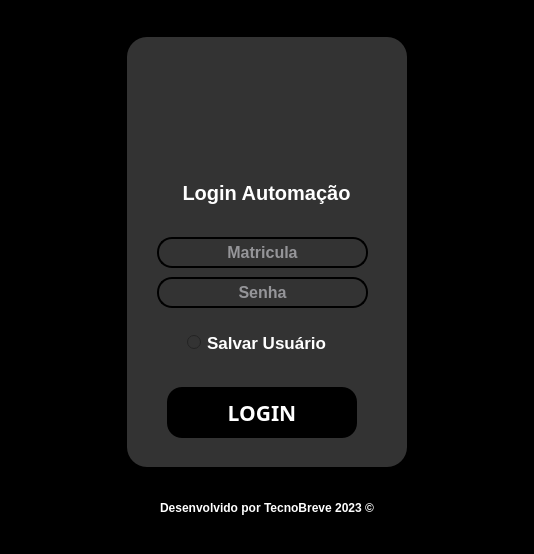
<?xml version="1.0" encoding="UTF-8"?>
<ui version="4.0">
 <class>MainWindow</class>
 <widget class="QMainWindow" name="MainWindow">
  <property name="geometry">
   <rect>
    <x>0</x>
    <y>0</y>
    <width>534</width>
    <height>554</height>
   </rect>
  </property>
  <property name="minimumSize">
   <size>
    <width>300</width>
    <height>450</height>
   </size>
  </property>
  <property name="windowTitle">
   <string>Login</string>
  </property>
  <property name="windowIcon">
   <iconset>
    <normaloff>../img/man.png</normaloff>../img/man.png</iconset>
  </property>
  <property name="styleSheet">
   <string notr="true">background-color: rgb(0, 0, 0);
color: white;</string>
  </property>
  <widget class="QWidget" name="centralwidget">
   <layout class="QGridLayout" name="gridLayout">
    <property name="leftMargin">
     <number>10</number>
    </property>
    <property name="topMargin">
     <number>10</number>
    </property>
    <property name="rightMargin">
     <number>10</number>
    </property>
    <property name="bottomMargin">
     <number>10</number>
    </property>
    <item row="0" column="0">
     <widget class="QFrame" name="frameLogin">
      <property name="maximumSize">
       <size>
        <width>280</width>
        <height>430</height>
       </size>
      </property>
      <property name="contextMenuPolicy">
       <enum>Qt::DefaultContextMenu</enum>
      </property>
      <property name="styleSheet">
       <string notr="true">QFrame{
	background-color: #333;
	border-radius: 20px;
}</string>
      </property>
      <property name="frameShape">
       <enum>QFrame::StyledPanel</enum>
      </property>
      <property name="frameShadow">
       <enum>QFrame::Raised</enum>
      </property>
      <widget class="QLineEdit" name="mat">
       <property name="geometry">
        <rect>
         <x>30</x>
         <y>200</y>
         <width>211</width>
         <height>31</height>
        </rect>
       </property>
       <property name="font">
        <font>
         <pointsize>12</pointsize>
         <weight>75</weight>
         <bold>true</bold>
        </font>
       </property>
       <property name="styleSheet">
        <string notr="true">background-color: rgb(51, 51, 51);
border-color: rgb(0, 0, 0);
border: 2 solid;
color: ghostwhite;
border-radius: 15px;</string>
       </property>
       <property name="maxLength">
        <number>7</number>
       </property>
       <property name="alignment">
        <set>Qt::AlignCenter</set>
       </property>
       <property name="placeholderText">
        <string>Matricula</string>
       </property>
      </widget>
      <widget class="QLineEdit" name="pas">
       <property name="geometry">
        <rect>
         <x>30</x>
         <y>240</y>
         <width>211</width>
         <height>31</height>
        </rect>
       </property>
       <property name="font">
        <font>
         <pointsize>12</pointsize>
         <weight>75</weight>
         <bold>true</bold>
        </font>
       </property>
       <property name="focusPolicy">
        <enum>Qt::StrongFocus</enum>
       </property>
       <property name="styleSheet">
        <string notr="true">background-color: rgb(51, 51, 51);
border-color: rgb(0, 0, 0);
border: 2 solid;
border-radius: 15px;
color: ghostwhite;</string>
       </property>
       <property name="echoMode">
        <enum>QLineEdit::Password</enum>
       </property>
       <property name="alignment">
        <set>Qt::AlignCenter</set>
       </property>
       <property name="placeholderText">
        <string>Senha</string>
       </property>
      </widget>
      <widget class="QPushButton" name="btnLogin">
       <property name="geometry">
        <rect>
         <x>40</x>
         <y>350</y>
         <width>190</width>
         <height>51</height>
        </rect>
       </property>
       <property name="font">
        <font>
         <family>OCR A Extended</family>
         <pointsize>16</pointsize>
         <weight>75</weight>
         <bold>true</bold>
        </font>
       </property>
       <property name="styleSheet">
        <string notr="true">background-color: rgb(0, 0, 0);
color: rgb(255, 255, 255);
border-radius: 15px;</string>
       </property>
       <property name="text">
        <string>LOGIN</string>
       </property>
       <property name="shortcut">
        <string>Return</string>
       </property>
      </widget>
      <widget class="QLabel" name="label">
       <property name="geometry">
        <rect>
         <x>90</x>
         <y>30</y>
         <width>100</width>
         <height>100</height>
        </rect>
       </property>
       <property name="text">
        <string/>
       </property>
       <property name="pixmap">
        <pixmap>../img/man.png</pixmap>
       </property>
       <property name="scaledContents">
        <bool>true</bool>
       </property>
      </widget>
      <widget class="QRadioButton" name="salvarUser">
       <property name="geometry">
        <rect>
         <x>60</x>
         <y>290</y>
         <width>181</width>
         <height>31</height>
        </rect>
       </property>
       <property name="font">
        <font>
         <family>MS UI Gothic</family>
         <pointsize>13</pointsize>
         <weight>75</weight>
         <bold>true</bold>
        </font>
       </property>
       <property name="cursor">
        <cursorShape>PointingHandCursor</cursorShape>
       </property>
       <property name="mouseTracking">
        <bool>false</bool>
       </property>
       <property name="focusPolicy">
        <enum>Qt::NoFocus</enum>
       </property>
       <property name="layoutDirection">
        <enum>Qt::LeftToRight</enum>
       </property>
       <property name="autoFillBackground">
        <bool>false</bool>
       </property>
       <property name="styleSheet">
        <string notr="true">background-color: #333;</string>
       </property>
       <property name="text">
        <string>Salvar Usuário</string>
       </property>
       <property name="icon">
        <iconset>
         <normaloff>../img/slvUser.png</normaloff>../img/slvUser.png</iconset>
       </property>
       <property name="iconSize">
        <size>
         <width>20</width>
         <height>20</height>
        </size>
       </property>
       <property name="shortcut">
        <string>Ctrl+S</string>
       </property>
       <property name="checked">
        <bool>false</bool>
       </property>
      </widget>
      <widget class="QPushButton" name="pushButton">
       <property name="geometry">
        <rect>
         <x>4</x>
         <y>140</y>
         <width>271</width>
         <height>31</height>
        </rect>
       </property>
       <property name="font">
        <font>
         <family>MS Shell Dlg 2</family>
         <pointsize>15</pointsize>
         <weight>75</weight>
         <bold>true</bold>
        </font>
       </property>
       <property name="focusPolicy">
        <enum>Qt::NoFocus</enum>
       </property>
       <property name="styleSheet">
        <string notr="true">background-color: #333;
color: white;
border: 0px;
</string>
       </property>
       <property name="text">
        <string>Login Automação</string>
       </property>
       <property name="icon">
        <iconset>
         <normaloff>../img/people.png</normaloff>../img/people.png</iconset>
       </property>
       <property name="iconSize">
        <size>
         <width>20</width>
         <height>20</height>
        </size>
       </property>
      </widget>
     </widget>
    </item>
    <item row="1" column="0">
     <widget class="QLabel" name="label_2">
      <property name="maximumSize">
       <size>
        <width>16777215</width>
        <height>15</height>
       </size>
      </property>
      <property name="font">
       <font>
        <family>MS UI Gothic</family>
        <pointsize>9</pointsize>
        <weight>75</weight>
        <bold>true</bold>
       </font>
      </property>
      <property name="text">
       <string>Desenvolvido por TecnoBreve 2023 ©</string>
      </property>
      <property name="alignment">
       <set>Qt::AlignCenter</set>
      </property>
      <property name="margin">
       <number>0</number>
      </property>
     </widget>
    </item>
   </layout>
  </widget>
 </widget>
 <resources/>
 <connections/>
</ui>
